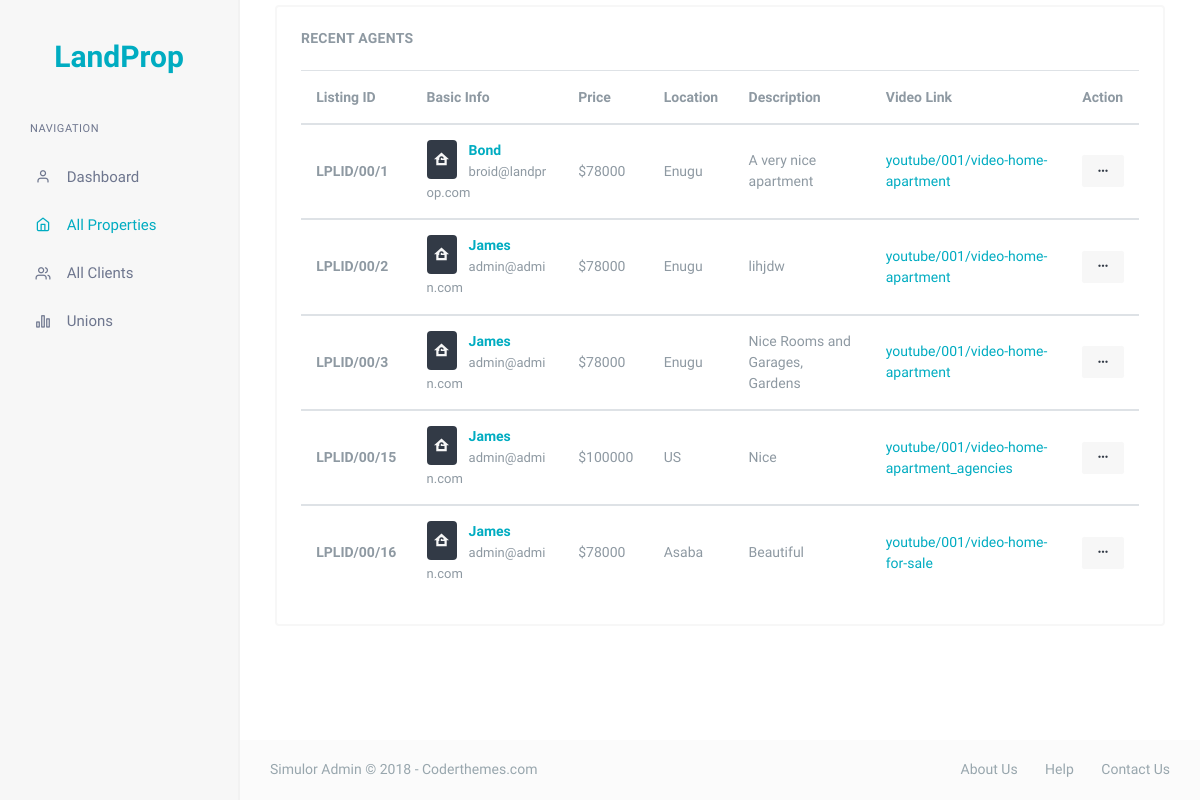
The page /admin/all-properties.php on the database its author committed.
### tables this page shows
CREATE TABLE IF NOT EXISTS `listings` (
  `listing_id` int(11) NOT NULL AUTO_INCREMENT,
  `agent_id_fk` int(11) NOT NULL,
  `image_id` varchar(60) NOT NULL,
  `type` varchar(60) NOT NULL,
  `description` varchar(60) NOT NULL,
  `price` varchar(60) NOT NULL,
  `location` varchar(60) NOT NULL,
  `video_link` varchar(60) NOT NULL,
  PRIMARY KEY (`listing_id`)
);

CREATE TABLE IF NOT EXISTS `agents` (
  `agent_id` int(11) NOT NULL AUTO_INCREMENT,
  `firstname` varchar(60) NOT NULL,
  `lastname` varchar(60) NOT NULL,
  `email` varchar(60) NOT NULL,
  `password` varchar(60) NOT NULL,
  `tel` varchar(60) NOT NULL,
  `address` varchar(60) NOT NULL,
  `union_id_fk` int(11) NOT NULL,
  PRIMARY KEY (`agent_id`)
);

### admin/inc/functions.php (called while the page is built, shortened)
<?php
require_once 'config.php';
function agentProfile($id){
	global $link;
	$sql = "SELECT * FROM agents WHERE agent_id = $id";
	$query = mysqli_query($link, $sql);
	if (mysqli_num_rows($query) > 0) {
		$row = mysqli_fetch_assoc($query);
		return $row;
	}
	return false;
}
function fetchData($table){
	global $link;
	$sql = "SELECT * FROM $table";
	$query = mysqli_query($link, $sql);
	if (mysqli_num_rows($query) > 0) {
		return $query;
	}
	return false;
}

### admin/all-properties.php (the view, shortened to what this page needs)
<?php
    require_once 'inc/config.php';
    $result = fetchData('listings');
    if ($result) {
        $listings = $result;
    }
 ?>
<!DOCTYPE html>
<html lang="en">
    <head>
        <link href="css/bootstrap.min.css" rel="stylesheet" type="text/css" />
        <link href="css/icons.min.css" rel="stylesheet" type="text/css" />
        <link href="css/app.min.css" rel="stylesheet" type="text/css" />
    </head>
<body>
    <div id="wrapper">
            <div class="left-side-menu">
                <div class="slimscroll-menu">
                    <a href="index.html" class="logo text-center mb-4">
                        <span class="logo-lg">
                            <h2>LandProp</h2>
                        </span>
                    </a>
                    <?php require_once 'inc/sidemenu.php'; ?>
                </div>
            </div>
            <div class="content-page">
                <div class="content">
            <div class="container-fluid">
                <div class="row">
                            <div class="col-12">
                                <div class="card">
                                    <div class="card-body">
                                        <h4 class="header-title">Recent Agents</h4>
                                        <div class="table-responsive mt-3">
                                            <table class="table table-hover table-centered mb-0">
                                                <thead>
                                                    <tr>
                                                        <th>Listing ID</th>
                                                        <th>Basic Info</th>
                                                        <th>Price</th>
                                                        <th>Location</th>
                                                        <th>Description</th>
                                                        <th>Video Link</th>
                                                        <th>Action</th>
                                                    </tr>
                                                </thead>
                                                <?php
                                                    if (!empty($listings)) {
                                                        foreach ($listings as $listing) {
                                                            extract($listing);
                                                            $response = agentProfile($agent_id_fk);
                                                            if ($response) {
                                                                 $agent = $response;
                                                             } ?>
                                                <tbody>
                                                    <tr>
                                                        <td><b>LPLID/00/<?php echo $listing_id; ?></b></td>
                                                        <td>
                                                            <span class="mystyle text-light mdi mdi-home-lock-open bg-dark rounded p-1 font-18 float-left mr-2"></span>
                                                            <p class="mb-0 font-weight-bold"><a href="javascript: void(0);"><?php echo $agent['firstname']; ?></a></p>
                                                            <span class="font-13"><?php echo $agent['email']; ?></span>
                                                        </td>
                                                        <td>
                                                           <?php echo "$$price"; ?>
                                                        </td>
                                                        <td>
                                                            <?php echo $location; ?>
                                                        </td>
                                                        <td>
                                                            <?php echo $description; ?>
                                                        </td>
                                                        <td>
                                                            <a href="https/www.youtube.com"><?php echo $video_link; ?></a>
                                                        </td>
                                                        <td>
                                                            <div class="btn-group dropdown">
                                                                <a href="javascript: void(0);" class="dropdown-toggle arrow-none btn btn-light btn-sm" data-toggle="dropdown" aria-expanded="false"><i class="mdi mdi-dots-horizontal"></i></a>
                                                            </div>
                                                        </td>
                                                    </tr>
                                                </tbody>
                                            <?php } }  ?>
                                            </table>
                                        </div>
                                    </div>
                                </div>
                            </div>
                        </div>
    </div>
                <footer class="footer">
                    <div class="container-fluid">
                        <div class="row">
                            <div class="col-md-6">
                                Simulor Admin &copy; 2018 - Coderthemes.com
                            </div>
                            <div class="col-md-6">
                                <div class="text-md-right footer-links d-none d-sm-block">
                                    <a href="#">About Us</a>
                                    <a href="#">Help</a>
                                    <a href="#">Contact Us</a>
                                </div>
                            </div>
                        </div>
                    </div>
                </footer>
            </div>
        </div>
    </body>
</html>

### admin/all-properties.php (style rules this page uses)
.mystyle { transition: all 0.7s ease-in-out; }

### rows shown on the page
listings: listing_id "1", agents.firstname "Bond", agents.email "broid@landprop.com", price "78000", location "Enugu", description "A very nice apartment", video_link "youtube/001/video-home-apartment"
listings: listing_id "2", agents.firstname "James", agents.email "admin@admin.com", price "78000", location "Enugu", description "lihjdw", video_link "youtube/001/video-home-apartment"
listings: listing_id "3", price "78000", location "Enugu", description "Nice Rooms and Garages, Gardens", video_link "youtube/001/video-home-apartment"
agents: firstname "James", email "admin@admin.com"
listings: listing_id "15", agents.firstname "James", agents.email "admin@admin.com", price "100000", location "US", description "Nice", video_link "youtube/001/video-home-apartment_agencies"
listings: listing_id "16", agents.firstname "James", agents.email "admin@admin.com", price "78000", location "Asaba", description "Beautiful", video_link "youtube/001/video-home-for-sale"
